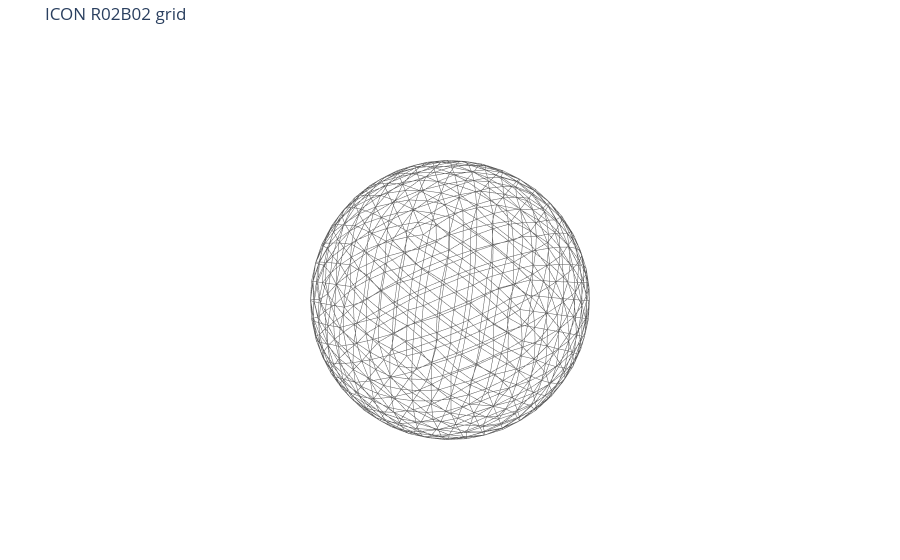

Notebook code cell kept with this figure:
### Code cell
plot_field(grid, None, title=f"ICON {config['grid']} grid", projection="sphere")

### Figure 1 — Plotly figure (JSON) as saved in the notebook; plotly's stock layout.template omitted (floating-point values rounded to 4 significant figures; data arrays with more than 128 entries replaced by an {"elided": "..."} marker saying what was removed)
{"data": [{"hoverinfo": "skip", "line": {"color": "#595959", "width": 1}, "mode": "lines", "showlegend": false, "type": "scatter3d", "x": {"elided": "6400 float values"}, "y": {"elided": "6400 float values"}, "z": {"elided": "6400 float values"}}], "layout": {"margin": {"b": 0, "l": 0, "r": 0, "t": 40}, "scene": {"aspectmode": "data", "xaxis": {"visible": false}, "yaxis": {"visible": false}, "zaxis": {"visible": false}}, "title": {"text": "ICON R02B02 grid"}}}
